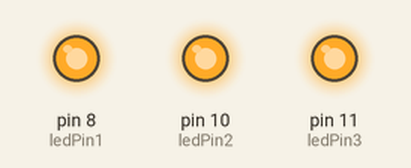
This sketch was run on a simulated Arduino Uno, built with avr-gcc and run on an emulated ATmega328P. On the bench: output pins drawn as LEDs (lit = HIGH).

Above: at 0.5 s.
At 3.5 s:
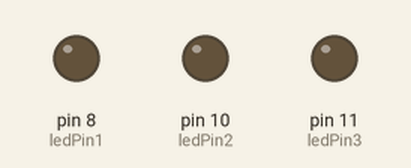
Timing chart, 0 to 4.6 s (numbered marks = the images above):
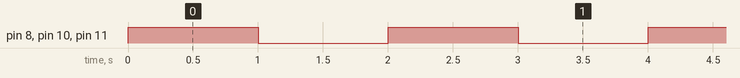

The sketch:

Testing_LEDS.ino
```cpp
// Define the LED pins
const int ledPin1 = 8;
const int ledPin2 = 10;
const int ledPin3 = 11;

void setup() {
  // Initialize the LED pins as OUTPUT
  pinMode(ledPin1, OUTPUT);
  pinMode(ledPin2, OUTPUT);
  pinMode(ledPin3, OUTPUT);
}

void loop() {
  // Turn on the LEDs
  digitalWrite(ledPin1, HIGH);
  digitalWrite(ledPin2, HIGH);
  digitalWrite(ledPin3, HIGH);

  // Wait for a period
  delay(1000); // Adjust the delay time (in milliseconds) as needed

  // Turn off the LEDs
  digitalWrite(ledPin1, LOW);
  digitalWrite(ledPin2, LOW);
  digitalWrite(ledPin3, LOW);

  // Wait for another period
  delay(1000); // Adjust the delay time (in milliseconds) as needed
}
```

Measured:
- by itself, pin 8 (ledPin1), pin 10 (ledPin2), pin 11 (ledPin3): alternates HIGH for 1.0 s and LOW for 1.0 s
